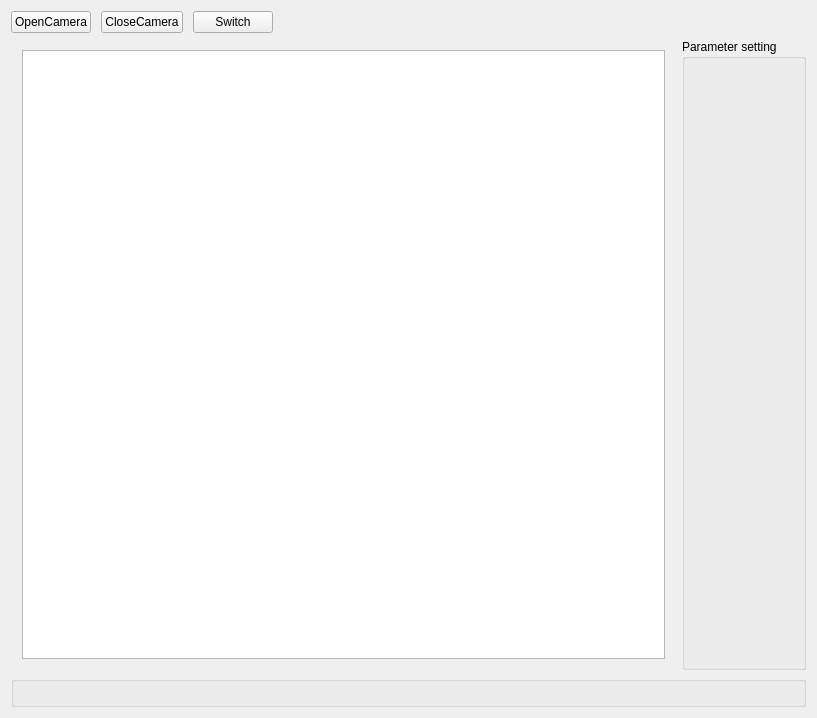
<?xml version="1.0" encoding="UTF-8"?>
<ui version="4.0">
 <class>MTFMeasureWidgetClass</class>
 <widget class="QWidget" name="MTFMeasureWidgetClass">
  <property name="geometry">
   <rect>
    <x>0</x>
    <y>0</y>
    <width>817</width>
    <height>718</height>
   </rect>
  </property>
  <property name="windowTitle">
   <string>MTFMeasureWidget</string>
  </property>
  <layout class="QVBoxLayout" name="verticalLayout">
   <item>
    <layout class="QHBoxLayout" name="horizontalLayout">
     <property name="spacing">
      <number>10</number>
     </property>
     <item>
      <widget class="QPushButton" name="open">
       <property name="text">
        <string>OpenCamera</string>
       </property>
      </widget>
     </item>
     <item>
      <widget class="QPushButton" name="close">
       <property name="text">
        <string>CloseCamera</string>
       </property>
      </widget>
     </item>
     <item>
      <widget class="QPushButton" name="switchImage">
       <property name="text">
        <string>Switch</string>
       </property>
      </widget>
     </item>
     <item>
      <spacer name="horizontalSpacer_2">
       <property name="orientation">
        <enum>Qt::Horizontal</enum>
       </property>
       <property name="sizeHint" stdset="0">
        <size>
         <width>40</width>
         <height>20</height>
        </size>
       </property>
      </spacer>
     </item>
    </layout>
   </item>
   <item>
    <layout class="QVBoxLayout" name="verticalLayout_14">
     <item>
      <layout class="QHBoxLayout" name="horizontalLayout_2">
       <item>
        <widget class="QStackedWidget" name="stackedWidget">
         <property name="currentIndex">
          <number>0</number>
         </property>
         <widget class="QWidget" name="page">
          <layout class="QVBoxLayout" name="verticalLayout_2">
           <item>
            <widget class="CameraViewer" name="cameraViwer">
             <property name="backgroundBrush">
              <brush brushstyle="NoBrush">
               <color alpha="255">
                <red>0</red>
                <green>0</green>
                <blue>0</blue>
               </color>
              </brush>
             </property>
            </widget>
           </item>
          </layout>
         </widget>
         <widget class="QWidget" name="page_2">
          <layout class="QVBoxLayout" name="verticalLayout_3">
           <item>
            <layout class="QHBoxLayout" name="horizontalLayout_3" stretch="0,0,0,0,0">
             <property name="spacing">
              <number>7</number>
             </property>
             <item>
              <widget class="QRadioButton" name="imageShow">
               <property name="text">
                <string>Image display</string>
               </property>
              </widget>
             </item>
             <item>
              <widget class="QRadioButton" name="mtfShow">
               <property name="text">
                <string>MTF</string>
               </property>
              </widget>
             </item>
             <item>
              <widget class="QRadioButton" name="lsfShow">
               <property name="text">
                <string>LSF</string>
               </property>
              </widget>
             </item>
             <item>
              <widget class="QRadioButton" name="esfShow">
               <property name="text">
                <string>ESF</string>
               </property>
              </widget>
             </item>
             <item>
              <spacer name="horizontalSpacer">
               <property name="orientation">
                <enum>Qt::Horizontal</enum>
               </property>
               <property name="sizeHint" stdset="0">
                <size>
                 <width>40</width>
                 <height>20</height>
                </size>
               </property>
              </spacer>
             </item>
            </layout>
           </item>
           <item>
            <layout class="QGridLayout" name="gridLayout">
             <property name="spacing">
              <number>0</number>
             </property>
             <item row="0" column="1">
              <widget class="QStackedWidget" name="stackedWidget_4">
               <widget class="QWidget" name="page_7">
                <layout class="QVBoxLayout" name="verticalLayout_5">
                 <property name="spacing">
                  <number>0</number>
                 </property>
                 <property name="leftMargin">
                  <number>1</number>
                 </property>
                 <property name="topMargin">
                  <number>1</number>
                 </property>
                 <property name="rightMargin">
                  <number>1</number>
                 </property>
                 <property name="bottomMargin">
                  <number>1</number>
                 </property>
                 <item>
                  <widget class="QGraphicsView" name="graphicsView_3"/>
                 </item>
                </layout>
               </widget>
               <widget class="QWidget" name="page_31">
                <layout class="QVBoxLayout" name="verticalLayout_17">
                 <property name="spacing">
                  <number>0</number>
                 </property>
                 <property name="leftMargin">
                  <number>1</number>
                 </property>
                 <property name="topMargin">
                  <number>1</number>
                 </property>
                 <property name="rightMargin">
                  <number>1</number>
                 </property>
                 <property name="bottomMargin">
                  <number>1</number>
                 </property>
                </layout>
               </widget>
               <widget class="QWidget" name="page_22">
                <layout class="QVBoxLayout" name="verticalLayout_18">
                 <property name="spacing">
                  <number>0</number>
                 </property>
                 <property name="leftMargin">
                  <number>1</number>
                 </property>
                 <property name="topMargin">
                  <number>1</number>
                 </property>
                 <property name="rightMargin">
                  <number>1</number>
                 </property>
                 <property name="bottomMargin">
                  <number>1</number>
                 </property>
                </layout>
               </widget>
               <widget class="QWidget" name="page_8">
                <layout class="QVBoxLayout" name="verticalLayout_19">
                 <property name="spacing">
                  <number>0</number>
                 </property>
                 <property name="leftMargin">
                  <number>1</number>
                 </property>
                 <property name="topMargin">
                  <number>1</number>
                 </property>
                 <property name="rightMargin">
                  <number>1</number>
                 </property>
                 <property name="bottomMargin">
                  <number>1</number>
                 </property>
                </layout>
               </widget>
              </widget>
             </item>
             <item row="2" column="0">
              <widget class="QStackedWidget" name="stackedWidget_6">
               <property name="currentIndex">
                <number>0</number>
               </property>
               <widget class="QWidget" name="page_11">
                <layout class="QVBoxLayout" name="verticalLayout_10">
                 <property name="spacing">
                  <number>0</number>
                 </property>
                 <property name="leftMargin">
                  <number>1</number>
                 </property>
                 <property name="topMargin">
                  <number>1</number>
                 </property>
                 <property name="rightMargin">
                  <number>1</number>
                 </property>
                 <property name="bottomMargin">
                  <number>1</number>
                 </property>
                 <item>
                  <widget class="QGraphicsView" name="graphicsView_8"/>
                 </item>
                </layout>
               </widget>
               <widget class="QWidget" name="page_36">
                <layout class="QVBoxLayout" name="verticalLayout_32">
                 <property name="spacing">
                  <number>0</number>
                 </property>
                 <property name="leftMargin">
                  <number>1</number>
                 </property>
                 <property name="topMargin">
                  <number>1</number>
                 </property>
                 <property name="rightMargin">
                  <number>1</number>
                 </property>
                 <property name="bottomMargin">
                  <number>1</number>
                 </property>
                </layout>
               </widget>
               <widget class="QWidget" name="page_27">
                <layout class="QVBoxLayout" name="verticalLayout_33">
                 <property name="spacing">
                  <number>0</number>
                 </property>
                 <property name="leftMargin">
                  <number>1</number>
                 </property>
                 <property name="topMargin">
                  <number>1</number>
                 </property>
                 <property name="rightMargin">
                  <number>1</number>
                 </property>
                 <property name="bottomMargin">
                  <number>1</number>
                 </property>
                </layout>
               </widget>
               <widget class="QWidget" name="page_12">
                <layout class="QVBoxLayout" name="verticalLayout_34">
                 <property name="spacing">
                  <number>0</number>
                 </property>
                 <property name="leftMargin">
                  <number>1</number>
                 </property>
                 <property name="topMargin">
                  <number>1</number>
                 </property>
                 <property name="rightMargin">
                  <number>1</number>
                 </property>
                 <property name="bottomMargin">
                  <number>1</number>
                 </property>
                </layout>
               </widget>
              </widget>
             </item>
             <item row="2" column="1">
              <widget class="QStackedWidget" name="stackedWidget_5">
               <property name="currentIndex">
                <number>0</number>
               </property>
               <widget class="QWidget" name="page_9">
                <layout class="QVBoxLayout" name="verticalLayout_11">
                 <property name="spacing">
                  <number>0</number>
                 </property>
                 <property name="leftMargin">
                  <number>1</number>
                 </property>
                 <property name="topMargin">
                  <number>1</number>
                 </property>
                 <property name="rightMargin">
                  <number>1</number>
                 </property>
                 <property name="bottomMargin">
                  <number>1</number>
                 </property>
                 <item>
                  <widget class="QGraphicsView" name="graphicsView_9"/>
                 </item>
                </layout>
               </widget>
               <widget class="QWidget" name="page_37">
                <layout class="QVBoxLayout" name="verticalLayout_35">
                 <property name="spacing">
                  <number>0</number>
                 </property>
                 <property name="leftMargin">
                  <number>1</number>
                 </property>
                 <property name="topMargin">
                  <number>1</number>
                 </property>
                 <property name="rightMargin">
                  <number>1</number>
                 </property>
                 <property name="bottomMargin">
                  <number>1</number>
                 </property>
                </layout>
               </widget>
               <widget class="QWidget" name="page_28">
                <layout class="QVBoxLayout" name="verticalLayout_36">
                 <property name="spacing">
                  <number>0</number>
                 </property>
                 <property name="leftMargin">
                  <number>1</number>
                 </property>
                 <property name="topMargin">
                  <number>1</number>
                 </property>
                 <property name="rightMargin">
                  <number>1</number>
                 </property>
                 <property name="bottomMargin">
                  <number>1</number>
                 </property>
                </layout>
               </widget>
               <widget class="QWidget" name="page_10">
                <layout class="QVBoxLayout" name="verticalLayout_37">
                 <property name="spacing">
                  <number>0</number>
                 </property>
                 <property name="leftMargin">
                  <number>1</number>
                 </property>
                 <property name="topMargin">
                  <number>1</number>
                 </property>
                 <property name="rightMargin">
                  <number>1</number>
                 </property>
                 <property name="bottomMargin">
                  <number>1</number>
                 </property>
                </layout>
               </widget>
              </widget>
             </item>
             <item row="0" column="0">
              <widget class="QStackedWidget" name="stackedWidget_2">
               <property name="currentIndex">
                <number>0</number>
               </property>
               <widget class="QWidget" name="page_3">
                <layout class="QVBoxLayout" name="verticalLayout_4">
                 <property name="spacing">
                  <number>0</number>
                 </property>
                 <property name="leftMargin">
                  <number>1</number>
                 </property>
                 <property name="topMargin">
                  <number>1</number>
                 </property>
                 <property name="rightMargin">
                  <number>1</number>
                 </property>
                 <property name="bottomMargin">
                  <number>1</number>
                 </property>
                 <item>
                  <widget class="QGraphicsView" name="graphicsView_2"/>
                 </item>
                </layout>
               </widget>
               <widget class="QWidget" name="page_21">
                <layout class="QVBoxLayout" name="verticalLayout_13" stretch="">
                 <property name="spacing">
                  <number>0</number>
                 </property>
                 <property name="leftMargin">
                  <number>0</number>
                 </property>
                 <property name="topMargin">
                  <number>0</number>
                 </property>
                 <property name="rightMargin">
                  <number>0</number>
                 </property>
                 <property name="bottomMargin">
                  <number>0</number>
                 </property>
                </layout>
               </widget>
               <widget class="QWidget" name="page_4">
                <layout class="QVBoxLayout" name="verticalLayout_15" stretch="">
                 <property name="spacing">
                  <number>0</number>
                 </property>
                 <property name="leftMargin">
                  <number>0</number>
                 </property>
                 <property name="topMargin">
                  <number>0</number>
                 </property>
                 <property name="rightMargin">
                  <number>0</number>
                 </property>
                 <property name="bottomMargin">
                  <number>0</number>
                 </property>
                </layout>
               </widget>
               <widget class="QWidget" name="page_30">
                <layout class="QVBoxLayout" name="verticalLayout_16">
                 <property name="spacing">
                  <number>0</number>
                 </property>
                 <property name="leftMargin">
                  <number>0</number>
                 </property>
                 <property name="topMargin">
                  <number>0</number>
                 </property>
                 <property name="rightMargin">
                  <number>0</number>
                 </property>
                 <property name="bottomMargin">
                  <number>0</number>
                 </property>
                </layout>
               </widget>
              </widget>
             </item>
             <item row="0" column="2">
              <widget class="QStackedWidget" name="stackedWidget_3">
               <property name="currentIndex">
                <number>0</number>
               </property>
               <widget class="QWidget" name="page_5">
                <layout class="QVBoxLayout" name="verticalLayout_6">
                 <property name="leftMargin">
                  <number>1</number>
                 </property>
                 <property name="topMargin">
                  <number>1</number>
                 </property>
                 <property name="rightMargin">
                  <number>1</number>
                 </property>
                 <property name="bottomMargin">
                  <number>1</number>
                 </property>
                 <item>
                  <widget class="QGraphicsView" name="graphicsView_4"/>
                 </item>
                </layout>
               </widget>
               <widget class="QWidget" name="page_32">
                <layout class="QVBoxLayout" name="verticalLayout_20">
                 <property name="spacing">
                  <number>0</number>
                 </property>
                 <property name="leftMargin">
                  <number>1</number>
                 </property>
                 <property name="topMargin">
                  <number>1</number>
                 </property>
                 <property name="rightMargin">
                  <number>1</number>
                 </property>
                 <property name="bottomMargin">
                  <number>1</number>
                 </property>
                </layout>
               </widget>
               <widget class="QWidget" name="page_23">
                <layout class="QVBoxLayout" name="verticalLayout_21">
                 <property name="spacing">
                  <number>0</number>
                 </property>
                 <property name="leftMargin">
                  <number>1</number>
                 </property>
                 <property name="topMargin">
                  <number>1</number>
                 </property>
                 <property name="rightMargin">
                  <number>1</number>
                 </property>
                 <property name="bottomMargin">
                  <number>1</number>
                 </property>
                </layout>
               </widget>
               <widget class="QWidget" name="page_6">
                <layout class="QVBoxLayout" name="verticalLayout_22">
                 <property name="spacing">
                  <number>0</number>
                 </property>
                 <property name="leftMargin">
                  <number>1</number>
                 </property>
                 <property name="topMargin">
                  <number>1</number>
                 </property>
                 <property name="rightMargin">
                  <number>1</number>
                 </property>
                 <property name="bottomMargin">
                  <number>1</number>
                 </property>
                </layout>
               </widget>
              </widget>
             </item>
             <item row="2" column="2">
              <widget class="QStackedWidget" name="stackedWidget_7">
               <property name="currentIndex">
                <number>0</number>
               </property>
               <widget class="QWidget" name="page_13">
                <layout class="QVBoxLayout" name="verticalLayout_12">
                 <property name="spacing">
                  <number>0</number>
                 </property>
                 <property name="leftMargin">
                  <number>1</number>
                 </property>
                 <property name="topMargin">
                  <number>1</number>
                 </property>
                 <property name="rightMargin">
                  <number>1</number>
                 </property>
                 <property name="bottomMargin">
                  <number>1</number>
                 </property>
                 <item>
                  <widget class="QGraphicsView" name="graphicsView_10"/>
                 </item>
                </layout>
               </widget>
               <widget class="QWidget" name="page_38">
                <layout class="QVBoxLayout" name="verticalLayout_38">
                 <property name="spacing">
                  <number>0</number>
                 </property>
                 <property name="leftMargin">
                  <number>1</number>
                 </property>
                 <property name="topMargin">
                  <number>1</number>
                 </property>
                 <property name="rightMargin">
                  <number>1</number>
                 </property>
                 <property name="bottomMargin">
                  <number>1</number>
                 </property>
                </layout>
               </widget>
               <widget class="QWidget" name="page_29">
                <layout class="QVBoxLayout" name="verticalLayout_39">
                 <property name="spacing">
                  <number>0</number>
                 </property>
                 <property name="leftMargin">
                  <number>1</number>
                 </property>
                 <property name="topMargin">
                  <number>1</number>
                 </property>
                 <property name="rightMargin">
                  <number>1</number>
                 </property>
                 <property name="bottomMargin">
                  <number>1</number>
                 </property>
                </layout>
               </widget>
               <widget class="QWidget" name="page_14">
                <layout class="QVBoxLayout" name="verticalLayout_40">
                 <property name="spacing">
                  <number>0</number>
                 </property>
                 <property name="leftMargin">
                  <number>1</number>
                 </property>
                 <property name="topMargin">
                  <number>1</number>
                 </property>
                 <property name="rightMargin">
                  <number>1</number>
                 </property>
                 <property name="bottomMargin">
                  <number>1</number>
                 </property>
                </layout>
               </widget>
              </widget>
             </item>
             <item row="1" column="0">
              <widget class="QStackedWidget" name="stackedWidget_8">
               <widget class="QWidget" name="page_15">
                <layout class="QVBoxLayout" name="verticalLayout_7">
                 <property name="spacing">
                  <number>0</number>
                 </property>
                 <property name="leftMargin">
                  <number>1</number>
                 </property>
                 <property name="topMargin">
                  <number>1</number>
                 </property>
                 <property name="rightMargin">
                  <number>1</number>
                 </property>
                 <property name="bottomMargin">
                  <number>1</number>
                 </property>
                 <item>
                  <widget class="QGraphicsView" name="graphicsView_5"/>
                 </item>
                </layout>
               </widget>
               <widget class="QWidget" name="page_24">
                <layout class="QVBoxLayout" name="verticalLayout_23">
                 <property name="spacing">
                  <number>0</number>
                 </property>
                 <property name="leftMargin">
                  <number>1</number>
                 </property>
                 <property name="topMargin">
                  <number>1</number>
                 </property>
                 <property name="rightMargin">
                  <number>1</number>
                 </property>
                 <property name="bottomMargin">
                  <number>1</number>
                 </property>
                </layout>
               </widget>
               <widget class="QWidget" name="page_16">
                <layout class="QVBoxLayout" name="verticalLayout_24">
                 <property name="spacing">
                  <number>0</number>
                 </property>
                 <property name="leftMargin">
                  <number>1</number>
                 </property>
                 <property name="topMargin">
                  <number>1</number>
                 </property>
                 <property name="rightMargin">
                  <number>1</number>
                 </property>
                 <property name="bottomMargin">
                  <number>1</number>
                 </property>
                </layout>
               </widget>
               <widget class="QWidget" name="page_33">
                <layout class="QVBoxLayout" name="verticalLayout_25">
                 <property name="spacing">
                  <number>0</number>
                 </property>
                 <property name="leftMargin">
                  <number>1</number>
                 </property>
                 <property name="topMargin">
                  <number>1</number>
                 </property>
                 <property name="rightMargin">
                  <number>1</number>
                 </property>
                 <property name="bottomMargin">
                  <number>1</number>
                 </property>
                </layout>
               </widget>
              </widget>
             </item>
             <item row="1" column="1">
              <widget class="QStackedWidget" name="stackedWidget_9">
               <property name="currentIndex">
                <number>0</number>
               </property>
               <widget class="QWidget" name="page_17">
                <layout class="QVBoxLayout" name="verticalLayout_8">
                 <property name="spacing">
                  <number>0</number>
                 </property>
                 <property name="leftMargin">
                  <number>1</number>
                 </property>
                 <property name="topMargin">
                  <number>1</number>
                 </property>
                 <property name="rightMargin">
                  <number>1</number>
                 </property>
                 <property name="bottomMargin">
                  <number>1</number>
                 </property>
                 <item>
                  <widget class="QGraphicsView" name="graphicsView_6"/>
                 </item>
                </layout>
               </widget>
               <widget class="QWidget" name="page_34">
                <layout class="QVBoxLayout" name="verticalLayout_26">
                 <property name="spacing">
                  <number>0</number>
                 </property>
                 <property name="leftMargin">
                  <number>1</number>
                 </property>
                 <property name="topMargin">
                  <number>1</number>
                 </property>
                 <property name="rightMargin">
                  <number>1</number>
                 </property>
                 <property name="bottomMargin">
                  <number>1</number>
                 </property>
                </layout>
               </widget>
               <widget class="QWidget" name="page_25">
                <layout class="QVBoxLayout" name="verticalLayout_27">
                 <property name="spacing">
                  <number>0</number>
                 </property>
                 <property name="leftMargin">
                  <number>1</number>
                 </property>
                 <property name="topMargin">
                  <number>1</number>
                 </property>
                 <property name="rightMargin">
                  <number>1</number>
                 </property>
                 <property name="bottomMargin">
                  <number>1</number>
                 </property>
                </layout>
               </widget>
               <widget class="QWidget" name="page_18">
                <layout class="QVBoxLayout" name="verticalLayout_28">
                 <property name="spacing">
                  <number>0</number>
                 </property>
                 <property name="leftMargin">
                  <number>1</number>
                 </property>
                 <property name="topMargin">
                  <number>1</number>
                 </property>
                 <property name="rightMargin">
                  <number>1</number>
                 </property>
                 <property name="bottomMargin">
                  <number>1</number>
                 </property>
                </layout>
               </widget>
              </widget>
             </item>
             <item row="1" column="2">
              <widget class="QStackedWidget" name="stackedWidget_10">
               <property name="currentIndex">
                <number>0</number>
               </property>
               <widget class="QWidget" name="page_19">
                <layout class="QVBoxLayout" name="verticalLayout_9">
                 <property name="spacing">
                  <number>0</number>
                 </property>
                 <property name="leftMargin">
                  <number>1</number>
                 </property>
                 <property name="topMargin">
                  <number>1</number>
                 </property>
                 <property name="rightMargin">
                  <number>1</number>
                 </property>
                 <property name="bottomMargin">
                  <number>1</number>
                 </property>
                 <item>
                  <widget class="QGraphicsView" name="graphicsView_7"/>
                 </item>
                </layout>
               </widget>
               <widget class="QWidget" name="page_26">
                <layout class="QVBoxLayout" name="verticalLayout_29">
                 <property name="spacing">
                  <number>0</number>
                 </property>
                 <property name="leftMargin">
                  <number>1</number>
                 </property>
                 <property name="topMargin">
                  <number>1</number>
                 </property>
                 <property name="rightMargin">
                  <number>1</number>
                 </property>
                 <property name="bottomMargin">
                  <number>1</number>
                 </property>
                </layout>
               </widget>
               <widget class="QWidget" name="page_20">
                <layout class="QVBoxLayout" name="verticalLayout_30">
                 <property name="spacing">
                  <number>0</number>
                 </property>
                 <property name="leftMargin">
                  <number>1</number>
                 </property>
                 <property name="topMargin">
                  <number>1</number>
                 </property>
                 <property name="rightMargin">
                  <number>1</number>
                 </property>
                 <property name="bottomMargin">
                  <number>1</number>
                 </property>
                </layout>
               </widget>
               <widget class="QWidget" name="page_35">
                <layout class="QVBoxLayout" name="verticalLayout_31">
                 <property name="spacing">
                  <number>0</number>
                 </property>
                 <property name="leftMargin">
                  <number>1</number>
                 </property>
                 <property name="topMargin">
                  <number>1</number>
                 </property>
                 <property name="rightMargin">
                  <number>1</number>
                 </property>
                 <property name="bottomMargin">
                  <number>1</number>
                 </property>
                </layout>
               </widget>
              </widget>
             </item>
            </layout>
           </item>
          </layout>
         </widget>
        </widget>
       </item>
       <item>
        <widget class="QGroupBox" name="groupBox">
         <property name="title">
          <string>Parameter setting</string>
         </property>
         <layout class="QVBoxLayout" name="MTFToolLayout"/>
        </widget>
       </item>
      </layout>
     </item>
     <item>
      <widget class="QGroupBox" name="groupBox_2">
       <property name="title">
        <string/>
       </property>
      </widget>
     </item>
    </layout>
   </item>
  </layout>
 </widget>
 <layoutdefault spacing="6" margin="11"/>
 <customwidgets>
  <customwidget>
   <class>CameraViewer</class>
   <extends>QGraphicsView</extends>
   <header location="global">CameraViewer.h</header>
  </customwidget>
 </customwidgets>
 <resources/>
 <connections/>
</ui>
